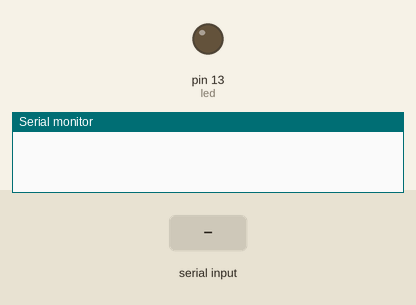
A sketch run on a simulated Arduino Uno, built with avr-gcc and run on an emulated ATmega328P. On the bench: output pins drawn as LEDs (lit = HIGH), the last lines printed to the serial monitor. The inputs (shaded band) are chosen by the test bench.

Above: at 1.2 s.
1.3 s: "b" received over Serial
At 1.7 s:
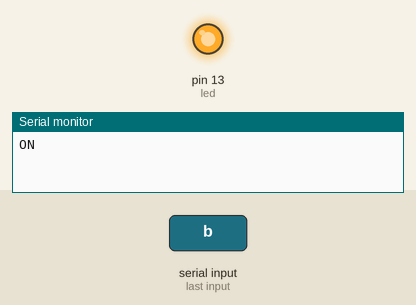
2.8 s: "a" received over Serial
At 4.1 s:
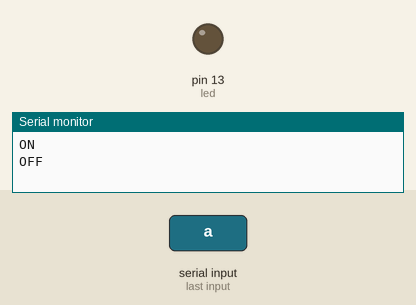
Timing chart, 0 to 5.8 s (numbered marks = the images above; inputs shaded):
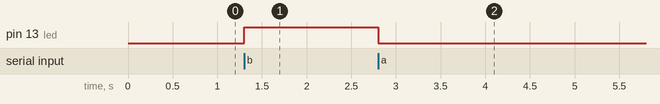

Measured:
- after the input at 1.3 s, pin 13 (led): LOW → HIGH at once
- after the input at 2.8 s, pin 13 (led): HIGH → LOW at once

The sketch:

serial-send-try-one.ino
```cpp
int option;
int led = 13;
void setup() {
  Serial.begin(9600);
  pinMode(led, OUTPUT);

}

void loop() {
  //if data exist -> read
  if(Serial.available()>0){
   //entry read
   option=Serial.read();
   if(option=='a'){
    digitalWrite(led, LOW);
    Serial.println("OFF");
    }
    if(option =='b'){
      digitalWrite(led, HIGH);
      Serial.println("ON");
      }
   }

}
```
